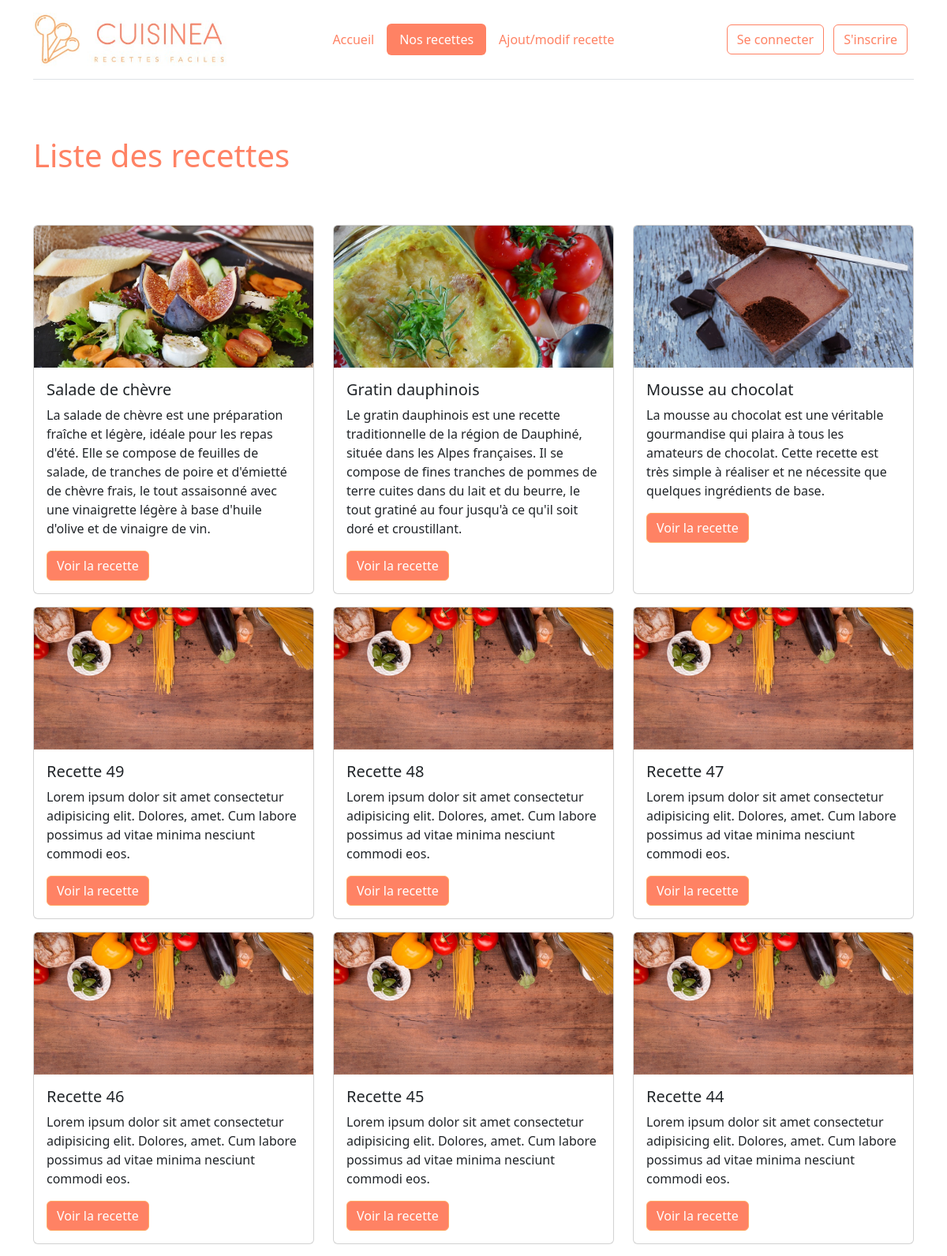
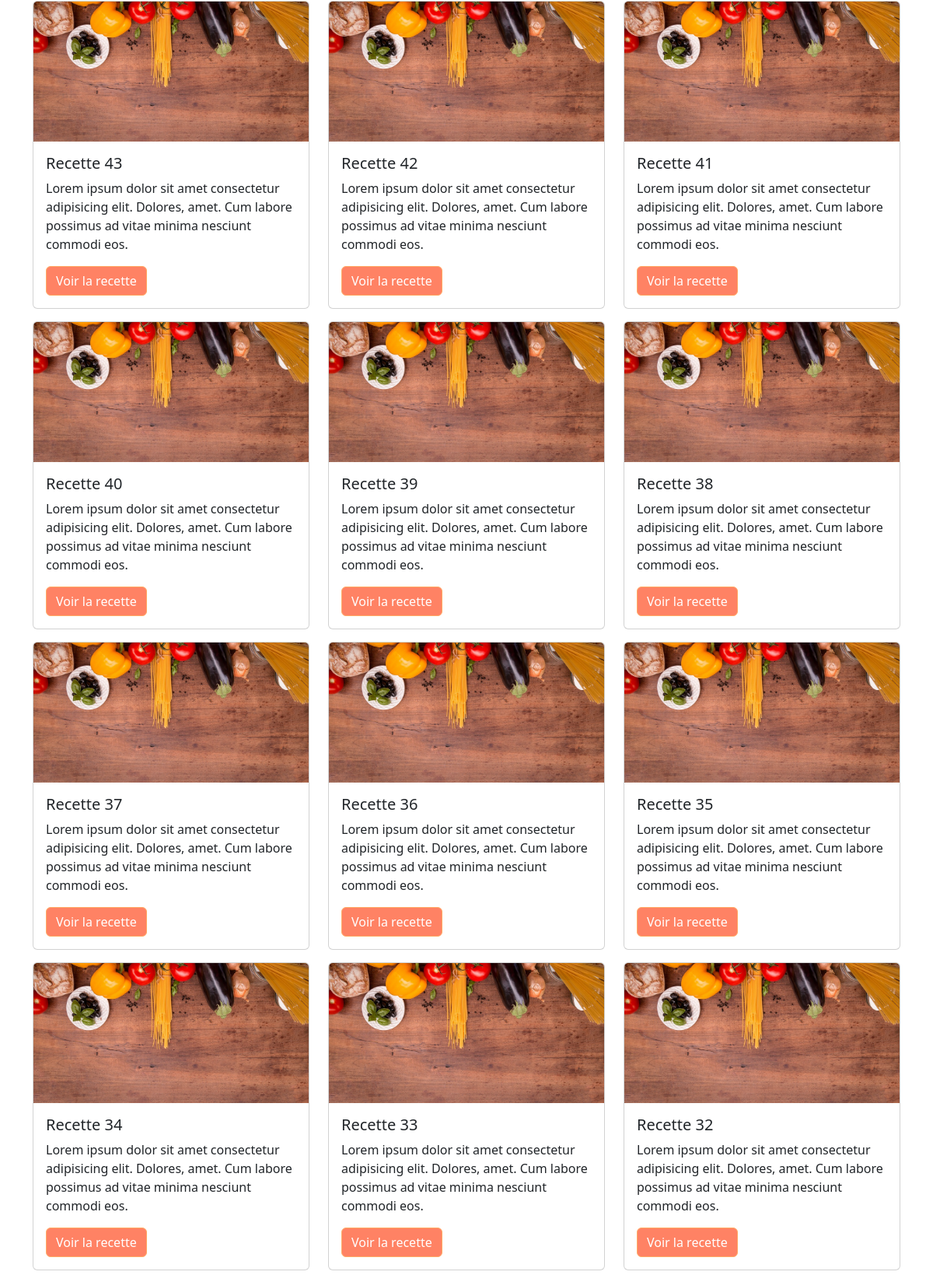
Page /recettes.php (upper part) on the committed database (2 pictures, top to bottom).
### tables this page shows
CREATE TABLE IF NOT EXISTS `recipes` (
  `id` int(11) NOT NULL AUTO_INCREMENT,
  `category_id` int(11) NOT NULL,
  `title` varchar(255) NOT NULL,
  `description` text NOT NULL,
  `ingredients` text NOT NULL,
  `instructions` text NOT NULL,
  `image` varchar(255) DEFAULT NULL,
  PRIMARY KEY (`id`),
  KEY `category_id` (`category_id`)
);

### lib/recipe.php (called while the page is built, shortened)
<?php
function getRecipeImage(string|null $image) {
    if ($image === null) {
        return _ASSETS_IMG_PATH_.'recipe_default.jpg';
    } else {
        return _RECIPES_IMG_PATH_.$image;
    }
}
function getRecipes(PDO $pdo, int $limit = null) {
    $sql = 'SELECT * FROM recipes ORDER BY id DESC';
    $query = $pdo->prepare($sql);
    $query->execute();
    return $query->fetchAll();
}

### templates/recipe_partial.php (the view)
<div class="col-md-4 my-2 d-flex">
    <div class="card">
        <img src="<?=getRecipeImage($recipe['image']); ?>" class="card-img-top" alt="<?= $recipe['title']; ?>">
        <div class="card-body">
            <h5 class="card-title"><?= $recipe['title']; ?></h5>
            <p class="card-text"><?= $recipe['description']; ?></p>
            <a href="recette.php?id=<?=$recipe['id']; ?>" class="btn btn-primary">Voir la recette</a>
        </div>
    </div>
</div>

### recettes.php
<?php
  require_once('templates/header.php');
  require_once('lib/recipe.php');
  $recipes = getRecipes($pdo);
?>
    <div class="row flex-lg-row-reverse align-items-center g-5 py-5">
        <h1>Liste des recettes</h1>
    </div>
    <div class="row">
      <?php foreach ($recipes as $key => $recipe) {
        include('templates/recipe_partial.php');
      } ?>
    </div>
<?php
require_once('templates/footer.php');
?>

### rows in the picture
recipes: image (picture), title "Salade de chèvre", description "La salade de chèvre est une préparation fraîche et légère, idéale pour les repas d'été. Elle se compose de feuilles de salade, de tranches de poire et d'émietté de chèvre frais, le tout assaisonné avec une vinaigrette légère à base d'huile d'olive et de vinaigre de vin."
recipes: image (picture), title "Gratin dauphinois", description "Le gratin dauphinois est une recette traditionnelle de la région de Dauphiné, située dans les Alpes françaises. Il se compose de fines tranches de pommes de terre cuites dans du lait et du beurre, le tout gratiné au four jusqu'à ce qu'il soit doré et croustillant."
recipes: image (picture), title "Mousse au chocolat", description "La mousse au chocolat est une véritable gourmandise qui plaira à tous les amateurs de chocolat. Cette recette est très simple à réaliser et ne nécessite que quelques ingrédients de base."
recipes: title "Recette 49", description "Lorem ipsum dolor sit amet consectetur adipisicing elit. Dolores, amet. Cum labore possimus ad vitae minima nesciunt commodi eos."
recipes: title "Recette 48", description "Lorem ipsum dolor sit amet consectetur adipisicing elit. Dolores, amet. Cum labore possimus ad vitae minima nesciunt commodi eos."
recipes: title "Recette 47", description "Lorem ipsum dolor sit amet consectetur adipisicing elit. Dolores, amet. Cum labore possimus ad vitae minima nesciunt commodi eos."
recipes: title "Recette 46", description "Lorem ipsum dolor sit amet consectetur adipisicing elit. Dolores, amet. Cum labore possimus ad vitae minima nesciunt commodi eos."
recipes: title "Recette 45", description "Lorem ipsum dolor sit amet consectetur adipisicing elit. Dolores, amet. Cum labore possimus ad vitae minima nesciunt commodi eos."
recipes: title "Recette 44", description "Lorem ipsum dolor sit amet consectetur adipisicing elit. Dolores, amet. Cum labore possimus ad vitae minima nesciunt commodi eos."
recipes: title "Recette 43", description "Lorem ipsum dolor sit amet consectetur adipisicing elit. Dolores, amet. Cum labore possimus ad vitae minima nesciunt commodi eos."
recipes: title "Recette 42", description "Lorem ipsum dolor sit amet consectetur adipisicing elit. Dolores, amet. Cum labore possimus ad vitae minima nesciunt commodi eos."
recipes: title "Recette 41", description "Lorem ipsum dolor sit amet consectetur adipisicing elit. Dolores, amet. Cum labore possimus ad vitae minima nesciunt commodi eos."
recipes: title "Recette 40", description "Lorem ipsum dolor sit amet consectetur adipisicing elit. Dolores, amet. Cum labore possimus ad vitae minima nesciunt commodi eos."
recipes: title "Recette 39", description "Lorem ipsum dolor sit amet consectetur adipisicing elit. Dolores, amet. Cum labore possimus ad vitae minima nesciunt commodi eos."
recipes: title "Recette 38", description "Lorem ipsum dolor sit amet consectetur adipisicing elit. Dolores, amet. Cum labore possimus ad vitae minima nesciunt commodi eos."
recipes: title "Recette 37", description "Lorem ipsum dolor sit amet consectetur adipisicing elit. Dolores, amet. Cum labore possimus ad vitae minima nesciunt commodi eos."
recipes: title "Recette 36", description "Lorem ipsum dolor sit amet consectetur adipisicing elit. Dolores, amet. Cum labore possimus ad vitae minima nesciunt commodi eos."
recipes: title "Recette 35", description "Lorem ipsum dolor sit amet consectetur adipisicing elit. Dolores, amet. Cum labore possimus ad vitae minima nesciunt commodi eos."
recipes: title "Recette 34", description "Lorem ipsum dolor sit amet consectetur adipisicing elit. Dolores, amet. Cum labore possimus ad vitae minima nesciunt commodi eos."
recipes: title "Recette 33", description "Lorem ipsum dolor sit amet consectetur adipisicing elit. Dolores, amet. Cum labore possimus ad vitae minima nesciunt commodi eos."
recipes: title "Recette 32", description "Lorem ipsum dolor sit amet consectetur adipisicing elit. Dolores, amet. Cum labore possimus ad vitae minima nesciunt commodi eos."

### other values in the picture
$value "Accueil"
$value "Nos recettes"
$value "Ajout/modif recette"
